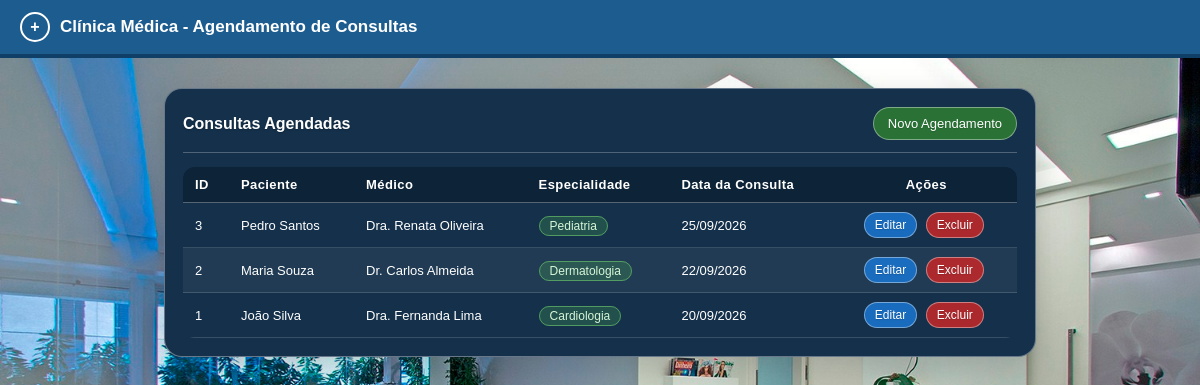
The page / on the database its author committed.
### tables this page shows
CREATE TABLE `agendamentos` (
  `id` int(11) NOT NULL AUTO_INCREMENT,
  `paciente` varchar(120) NOT NULL,
  `medico` varchar(120) NOT NULL,
  `especialidade` varchar(80) NOT NULL,
  `data_consulta` date NOT NULL,
  PRIMARY KEY (`id`)
);

### index.php (the view, shortened to what this page needs)
<?php
require_once 'conexao.php';
$stmt = $pdo->query("SELECT * FROM agendamentos ORDER BY data_consulta DESC, id DESC");
$agendamentos = $stmt->fetchAll(PDO::FETCH_ASSOC);
?>
<!DOCTYPE html>
<html lang="pt-BR">
<head>
    <link rel="stylesheet" href="style.css">
</head>
<body>
    <header>
        <span class="simbolo">+</span>
        <h1>Clínica Médica - Agendamento de Consultas</h1>
    </header>
    <main>
        <div class="card">
            <div class="toolbar">
                <h2>Consultas Agendadas</h2>
                <a href="criar.php" class="botao botao_verde">Novo Agendamento</a>
            </div>
            <table>
                <thead>
                    <tr>
                        <th>ID</th>
                        <th>Paciente</th>
                        <th>Médico</th>
                        <th>Especialidade</th>
                        <th>Data da Consulta</th>
                        <th>Ações</th>
                    </tr>
                </thead>
                <tbody>
                    <?php if (count($agendamentos) === 0): ?>
                        <tr>
                            <td colspan="6" class="aviso">Nenhum agendamento cadastrado.</td>
                        </tr>
                    <?php else: ?>
                        <?php foreach ($agendamentos as $agendamento): ?>
                        <tr>
                            <td data-rotulo="ID"><?= $agendamento['id'] ?></td>
                            <td data-rotulo="Paciente"><?= htmlspecialchars($agendamento['paciente']) ?></td>
                            <td data-rotulo="Médico"><?= htmlspecialchars($agendamento['medico']) ?></td>
                            <td data-rotulo="Especialidade">
                                <span class="etiqueta"><?= htmlspecialchars($agendamento['especialidade']) ?></span>
                            </td>
                            <td data-rotulo="Data"><?= date('d/m/Y', strtotime($agendamento['data_consulta'])) ?></td>
                            <td class="acoes" data-rotulo="Ações">
                                <a href="editar.php?id=<?= $agendamento['id'] ?>" class="botao botao_azul botao_pequeno">Editar</a>
                                <button onclick="confirmarExclusao(<?= $agendamento['id'] ?>)" class="botao botao_vermelho botao_pequeno">Excluir</button>
                            </td>
                        </tr>
                        <?php endforeach; ?>
                    <?php endif; ?>
                </tbody>
            </table>
        </div>
    </main>
</body>
</html>

### style.css (style rules this page uses)
* { margin: 0; padding: 0; box-sizing: border-box; }
body { font-family: Arial, Helvetica, sans-serif; color: #fff; min-height: 100vh; background: url('img/image.png') center/cover no-repeat fixed; }
header { background: #1d5c8f; color: #fff; padding: 12px 20px; display: flex; align-items: center; gap: 10px; border-bottom: 4px solid #0f3e66; }
header .simbolo { width: 30px; height: 30px; border: 2px solid #fff; border-radius: 50%; display: flex; align-items: center; justify-content: center; font-weight: bold; font-size: 16px; }
header h1 { font-size: 17px; }
main { max-width: 900px; margin: 30px auto; padding: 0 14px; }
.card { background: #14304a; border: 1px solid rgba(255, 255, 255, 0.35); border-radius: 18px; padding: 18px; box-shadow: 0 12px 32px rgba(0, 0, 0, 0.18); }
.toolbar { display: flex; justify-content: space-between; align-items: center; margin-bottom: 14px; padding-bottom: 12px; border-bottom: 1px solid rgba(255, 255, 255, 0.25); flex-wrap: wrap; gap: 10px; }
.toolbar h2 { font-size: 16px; color: #fff; text-shadow: 0 1px 2px rgba(0, 0, 0, 0.2); }
.botao { display: inline-block; padding: 8px 14px; border: 1px solid rgba(255, 255, 255, 0.4); border-radius: 999px; font-size: 13px; font-family: inherit; text-decoration: none; cursor: pointer; color: #fff; text-shadow: 0 1px 1px rgba(0, 0, 0, 0.15); transition: background 0.15s; }
.botao_verde { background: rgba(46, 125, 50, 0.85); }
.botao_azul { background: rgba(25, 118, 210, 0.85); }
.botao_vermelho { background: rgba(198, 40, 40, 0.85); }
.botao_pequeno { padding: 5px 10px; font-size: 12px; }
table { width: 100%; border-collapse: collapse; border-radius: 12px; overflow: hidden; }
thead th { background: #0d2337; border-bottom: 1px solid rgba(255, 255, 255, 0.3); padding: 10px 12px; font-size: 13px; text-align: left; color: #fff; letter-spacing: 0.4px; }
thead th:last-child { text-align: center; }
tbody td { border-bottom: 1px solid rgba(255, 255, 255, 0.15); padding: 9px 12px; font-size: 13px; color: #fff; }
tbody tr:nth-child(even) { background: rgba(255, 255, 255, 0.05); }
tbody td.acoes { text-align: center; white-space: nowrap; }
tbody td.acoes .botao { margin-right: 5px; }
.etiqueta { border: 1px solid rgba(102, 187, 106, 0.7); border-radius: 999px; background: rgba(76, 175, 80, 0.25); color: #d7f5d8; padding: 2px 10px; font-size: 12px; }

### rows shown on the page
agendamentos: id "3", paciente "Pedro Santos", medico "Dra. Renata Oliveira", especialidade "Pediatria", data_consulta "25/09/2026"
agendamentos: id "2", paciente "Maria Souza", medico "Dr. Carlos Almeida", especialidade "Dermatologia", data_consulta "22/09/2026"
agendamentos: id "1", paciente "João Silva", medico "Dra. Fernanda Lima", especialidade "Cardiologia", data_consulta "20/09/2026"
